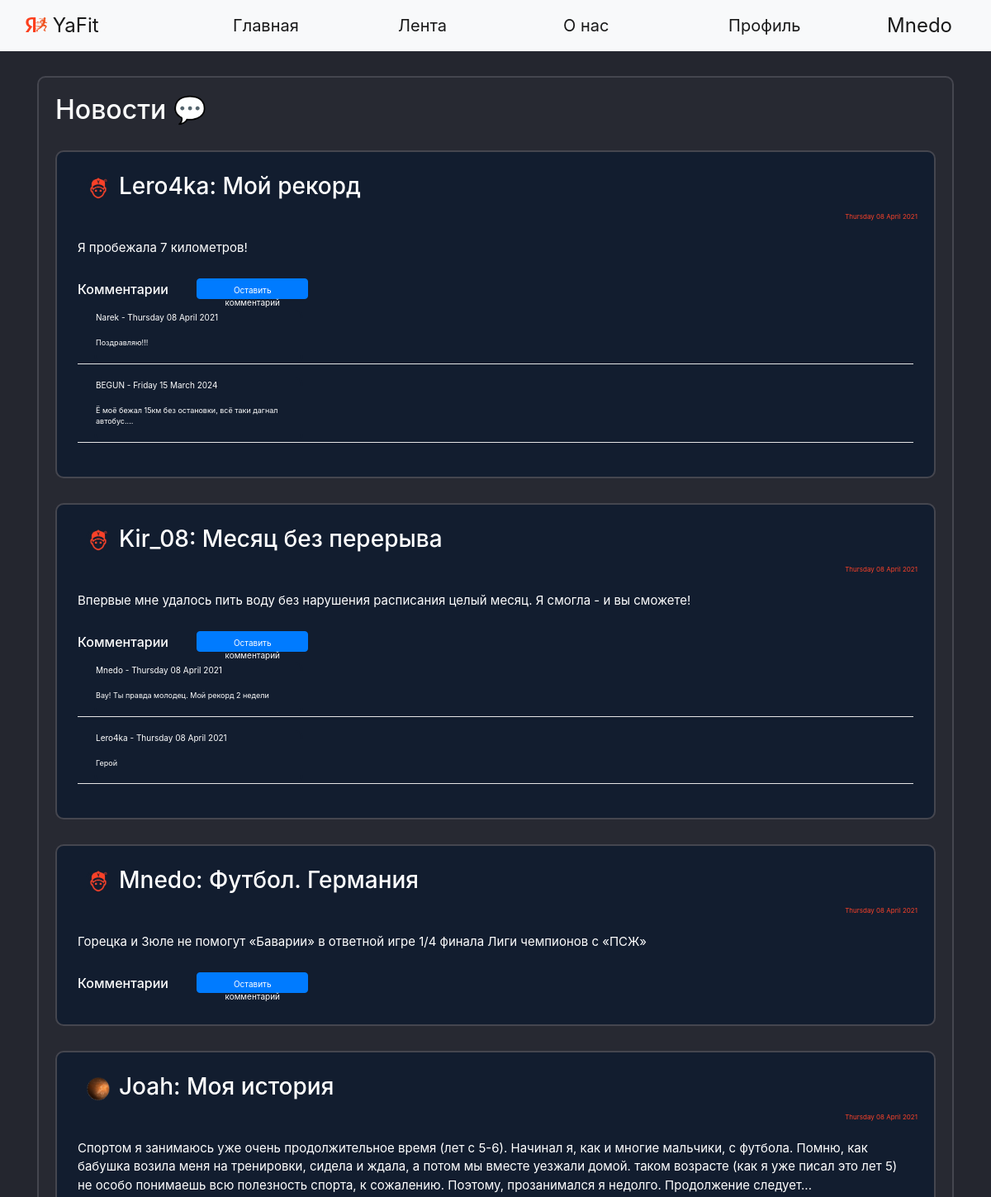
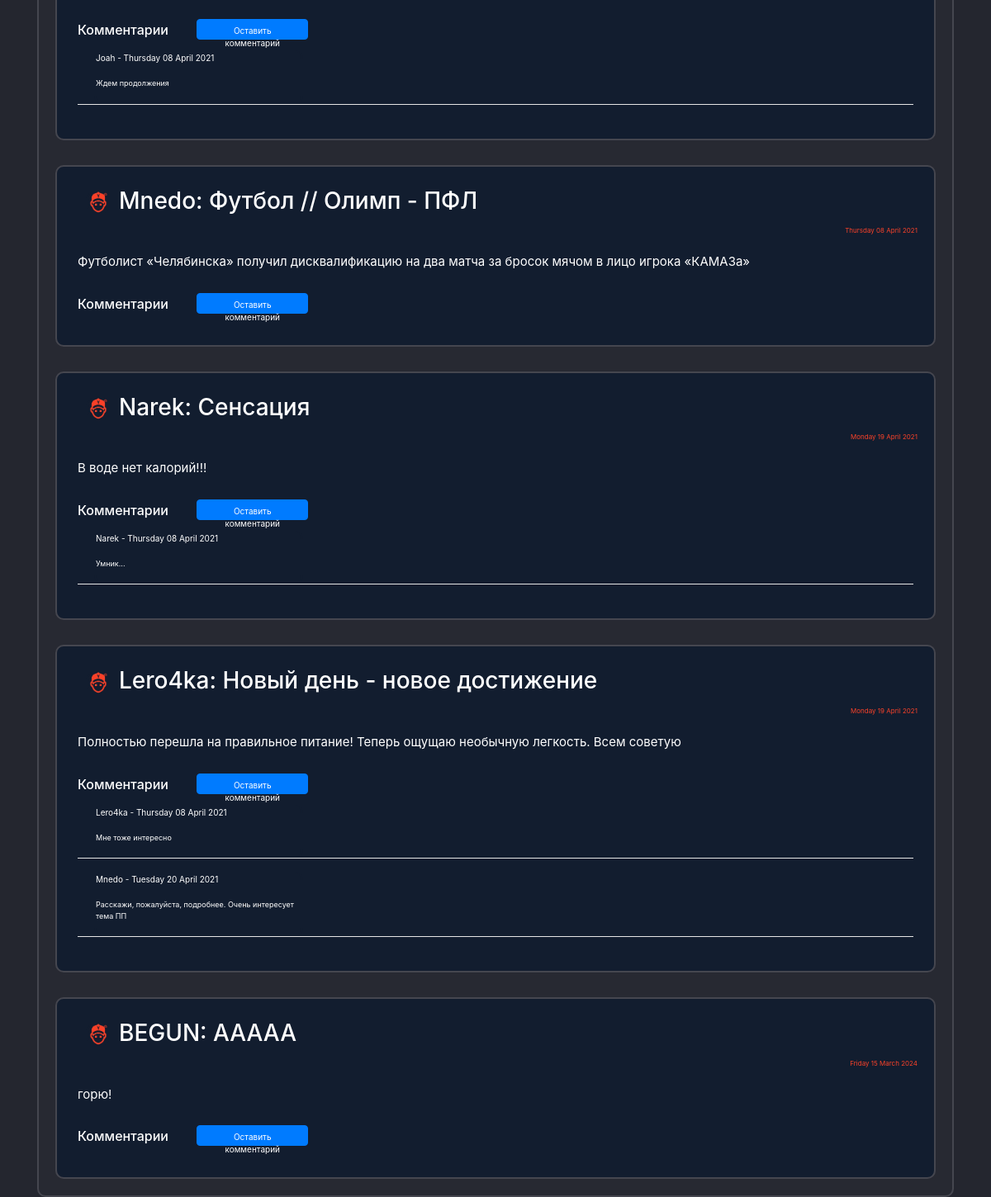
Page /news (signed in) on the committed database (2 pictures, top to bottom).
### data/users.py (models this page shows, shortened)
class User(SqlAlchemyBase, UserMixin, SerializerMixin):
    __tablename__ = 'users'
    id = sqlalchemy.Column(sqlalchemy.Integer,
                           primary_key=True, autoincrement=True)
    name = sqlalchemy.Column(sqlalchemy.String)
    surname = sqlalchemy.Column(sqlalchemy.String)
    nickname = sqlalchemy.Column(sqlalchemy.String)
    age = sqlalchemy.Column(sqlalchemy.Integer)
    status = sqlalchemy.Column(sqlalchemy.String)
    about = sqlalchemy.Column(sqlalchemy.String)
    email = sqlalchemy.Column(sqlalchemy.String, unique=True)
    hashed_password = sqlalchemy.Column(sqlalchemy.String)
    modified_date = sqlalchemy.Column(sqlalchemy.DateTime, default=datetime.datetime.now)
    city_from = sqlalchemy.Column(sqlalchemy.String)
    habit = sqlalchemy.Column(sqlalchemy.String)  # id_1;id_2
    habits = orm.relationship("Habits", back_populates='user')
    news = orm.relationship("News", back_populates='user')
    comments = orm.relationship("Comments", back_populates='user')

### data/news.py (models this page shows)
class News(SqlAlchemyBase, UserMixin, SerializerMixin):
    __tablename__ = 'news'
    id = sqlalchemy.Column(sqlalchemy.Integer,
                           primary_key=True, autoincrement=True)
    title = sqlalchemy.Column(sqlalchemy.String)
    content = sqlalchemy.Column(sqlalchemy.String)
    created_date = sqlalchemy.Column(sqlalchemy.DateTime,
                                     default=datetime.datetime.now)
    user_id = sqlalchemy.Column(sqlalchemy.Integer,
                                sqlalchemy.ForeignKey("users.id"))
    comms = sqlalchemy.Column(sqlalchemy.String)  # id_1;id_2
    user = orm.relationship('User')

### data/comments.py (models this page shows)
class Comments(SqlAlchemyBase, UserMixin, SerializerMixin):
    __tablename__ = 'comments'
    id = sqlalchemy.Column(sqlalchemy.Integer,
                           primary_key=True, autoincrement=True)
    content = sqlalchemy.Column(sqlalchemy.String)
    created_date = sqlalchemy.Column(sqlalchemy.DateTime,
                                     default=datetime.datetime.now)
    user_id = sqlalchemy.Column(sqlalchemy.Integer,
                                sqlalchemy.ForeignKey("users.id"))
    user = orm.relationship('User')

### main.py (the view)
@app.route("/news", methods=['GET', 'POST'])
def news():
    db_sess = db_session.create_session()
    rec_news = db_sess.query(News).all()
    top_news = []
    news_index = 0
    path = 'static/img/users_photo/default.jpg'
    for news in rec_news:
        path = ''
        news_index += 1
        creator_nickname = (db_sess.query(User).filter(User.id == news.user_id).first()).nickname
        for images in os.listdir('static/img/users_photo'):
            if images.split('.')[0] == creator_nickname:
                path = 'static/img/users_photo/' + images
        if path == '':
            path = 'static/img/users_photo/default.jpg'
        comments = []
        if news.comms:
            if ';' in news.comms:
                for com_id in news.comms.split(';'):
                    comments.append(db_sess.query(Comments).filter(Comments.id == com_id).first())
            elif len(news.comms) == 1:
                com_id = news.comms
                comments = [db_sess.query(Comments).filter(Comments.id == com_id).first()]
        else:
            comments = []
        if len(comments) > 1:
            comments = sorted(comments, key=lambda x: x.created_date)
        comments_main = []
        for com in comments:
            comentor_nickname = db_sess.query(User).filter(User.id == com.user_id).first().nickname
            comments_main.append({'id': com.id,
                                  'content': com.content,
                                  'created_date': com.created_date.strftime("%A %d %B %Y"),
                                  'creator': comentor_nickname})
        comments = comments_main
        top_news.append({'id': news.id,
                         'title': news.title,
                         'content': news.content,
                         'created_date': news.created_date.strftime("%A %d %B %Y"),
                         'comms': comments,
                         'creator': creator_nickname,
                         'path': path})
    return render_template("news.html", top_news=top_news, path=path, random_id=random.randint(1, 2 ** 16),
                           title='Лента')

### data/db_session.py (called while the page is built)
def create_session() -> Session:
    global __factory
    return __factory()

### main.py (called while the page is built)
@login_manager.user_loader
def load_user(user_id):
    db_sess = db_session.create_session()
    return db_sess.query(User).get(user_id)

### templates/news.html
{% extends "base.html" %}
{% block content %}
<div class="page_border">
    <h2>Новости &#128172;</h2>
    {% for new in top_news%}
    <div class="page_border" style="background-color: #121d2f !important;">
        <div class="menu_item">
            <h3><a><a><img
                    src={{new['path']}}?dummy={{random_id}} alt="avatar"
                    class="round_avatar"></a></a>{{new['creator']}}: {{new['title']}} </h3>
        </div>
        <div class="reposts">
            <p>{{new['created_date']}}</p>
        </div>
        <div class="menu_item">
            <p>{{new['content']}}</p>
        </div>
        <div class="menu_item">
            <h6>Комментарии {% if current_user.is_authenticated %}
                <a href="/com_add/{{ new['id'] }}" class="btn btn-primary"
                   style=" height:25px; width:135px; font-size: 10px; margin-bottom:5px; margin-left: 30px;">Оставить
                    комментарий</a>
                {% endif %}
            </h6>
            {% for com in new['comms'] %}
            <div class="com_label" style="margin-left: 20px; padding: 0; margin-top: 0; margin-bottom;">
                <p style="font-size: 10px;">{{com['creator']}} - {{com['created_date']}}</p>
                <p style="font-size: 9px;">{{com['content']}}
                </p></div>
            <hr style="color: white; background-color: white; padding: 0; margin-top: 0; margin-bottom;">
            {% endfor %}
        </div>
    </div>
    {% endfor %}
</div>
{% endblock %}

### templates/base.html (shortened to what this page needs)
<!doctype html>
<html lang="en">
<head>
    <link rel="stylesheet" href="/static/css/style.css?random()">
    <link rel="stylesheet"
          href="https://stackpath.bootstrapcdn.com/bootstrap/4.4.1/css/bootstrap.min.css"
>
</head>
<body>
<header>
    <nav class="navbar navbar-expand-lg navbar-light bg-light">
        <div class="container-fluid">
            <a class="navbar-brand" style="width: 250px;" href="/">
                <img src="/static/img/YaFit_logo.png" alt="" width="26" height="18"
                     class="d-inline-block text-align-center" style="margin-bottom:5px;">
                YaFit
            </a>
            <div class="collapse navbar-collapse">
                <ul class="mx-auto navbar-nav">
                    <li class="nav-item">
                        <a class="nav-link active" style="width: 200px;" aria-current="page" href="/">Главная</a>
                    </li>
                    <li class="nav-item">
                        <a class="nav-link active" style="width: 200px;" href="/news">Лента</a>
                    </li>
                    <li class="nav-item">
                        <a class="nav-link active" style="width: 200px;" href="/info">О нас</a>
                    </li>
                    <li class="nav-item">
                        <a class="nav-link active" style="width: 200px;" href="/office">Профиль</a>
                </ul>
                {% if current_user.is_authenticated %}
                <a class="navbar-brand" href="/logout">{{current_user.nickname}}</a>
                {% else %}
                <p>
                    <a class="btn btn-primary " href="/register">Зарегистрироваться</a>
                    <a class="btn btn-success" href="/login">Войти</a>
                </p>
                {% endif %}
            </div>
        </div>
    </nav>
</header>
<main role="main" class="container">
    {% block content %}{% endblock %}
</main>
</body>
</html>

### static/css/style.css (style rules this page uses)
body { background-color: #24262f !important; color: white; }
.nav-item { color: black; font-weight: 400; font-size: 20px !important; }
.navbar-brand { font-size: 24px !important; }
.page_border { background-color: #272932 !important; color: white !important; border: 2px solid #45464F; border-radius: 10px; padding: 20px !important; margin: 0 auto; margin-top: 30px; }
.menu_item { padding: 5px !important; font-size: 15px !important; }
hr { background-color: #FB4229; color: #FB4229; }
.reposts { color: #FB4229 !important; font-size: 8px !important; text-align: right; }
.com_label { background-color: #121d2f !important; color: white !important; border: 2px solid #121d2f; width: 25%; border-radius: 10px; }
.round_avatar { margin-left:10px; margin-right:10px; width: 30px !important; height: 30px !important; border-radius: 50px !important; }

### rows in the picture
User: nickname "Mnedo", creator "Mnedo" "Mnedo", creator "Mnedo" "Mnedo"
User: creator "Lero4ka" "Lero4ka", creator "Lero4ka" "Lero4ka"
News: title "Мой рекорд", content "Я пробежала 7 километров!"
User: creator "Narek" "Narek", creator "Narek"
Comments: content "Поздравляю!!!"
User: creator "BEGUN", creator "BEGUN"
Comments: content "Ё моё бежал 15км без остановки, всё таки дагнал автобус...."
User: creator "Kir_08"
News: title "Месяц без перерыва", content "Впервые мне удалось пить воду без нарушения расписания целый месяц. Я смогла - и вы сможете!"
Comments: content "Вау! Ты правда молодец. Мой рекорд 2 недели"
Comments: content "Герой"
News: title "Футбол. Германия", content "Горецка и Зюле не помогут «Баварии» в ответной игре 1/4 финала Лиги чемпионов с «ПСЖ»"
User: creator "Joah", creator "Joah"
News: title "Моя история", content "Спортом я занимаюсь уже очень продолжительное время (лет с 5-6). Начинал я, как и многие мальчики, с футбола. Помню, как бабушка возила меня на тренировки, сидела и ждала, а потом мы вместе уезжали домой. таком возрасте (как я уже писал это лет 5) не особо понимаешь всю полезность спорта, к сожалению. Поэтому, прозанимался я недолго. Продолжение следует..."
Comments: content "Ждем продолжения"
News: title "Футбол // Олимп - ПФЛ", content "Футболист «Челябинска» получил дисквалификацию на два матча за бросок мячом в лицо игрока «КАМАЗа»"
News: title "Сенсация", content "В воде нет калорий!!!"
Comments: content "Умник..."
News: title "Новый день - новое достижение", content "Полностью перешла на правильное питание! Теперь ощущаю необычную легкость. Всем советую"
Comments: content "Мне тоже интересно"
Comments: content "Расскажи, пожалуйста, подробнее. Очень интересует тема ПП"
News: title "ААААА", content "горю!"

### other values in the picture
{{ new['created_date'] }} "Thursday 08 April 2021" "Thursday 08 April 2021" "Thursday 08 April 2021" "Thursday 08 April 2021" "Thursday 08 April 2021" "Monday 19 April 2021" "Monday 19 April 2021" "Friday 15 March 2024"
{{ com['created_date'] }} "Thursday 08 April 2021" "Friday 15 March 2024" "Thursday 08 April 2021" "Thursday 08 April 2021" "Thursday 08 April 2021" "Thursday 08 April 2021" "Thursday 08 April 2021" "Tuesday 20 April 2021"
